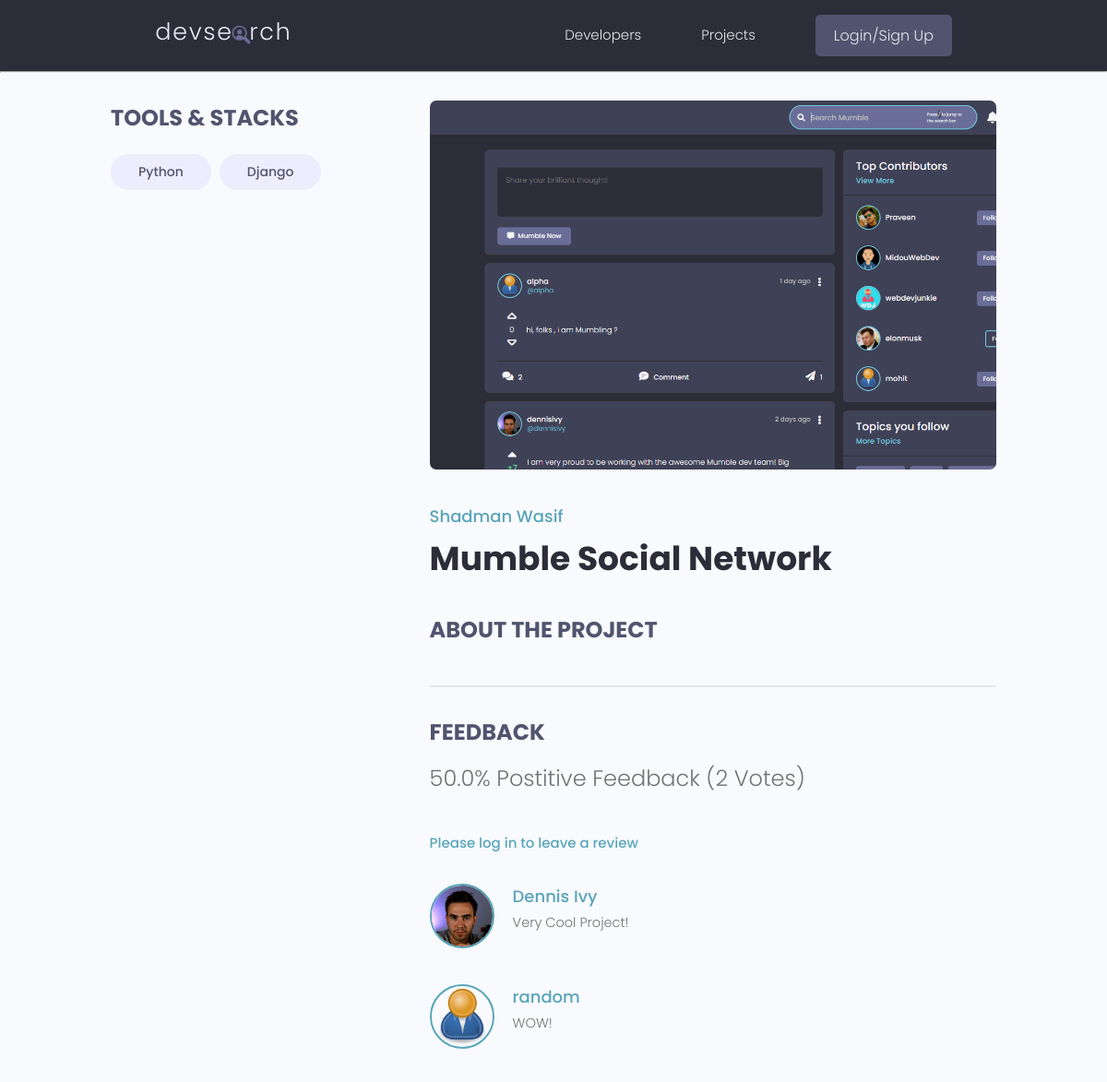
Before: /projects/project/03a16b2e-2467-4abd-a45b-ae21a24184e9/ with the older database file.
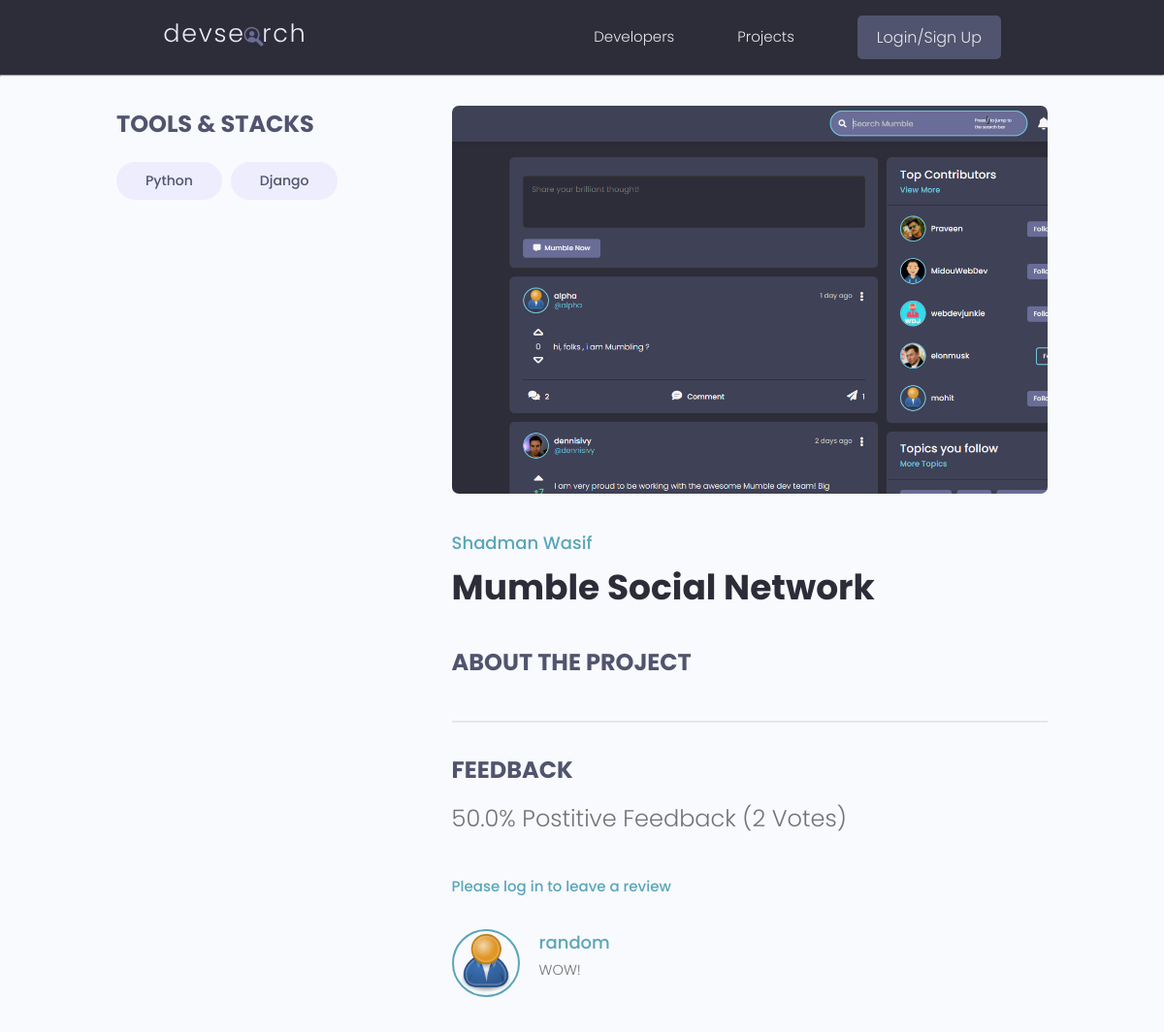
After: the same page with the newer database file.
### projects/models.py (models this page shows, shortened)
class Tag(models.Model):
    name = models.CharField(max_length=200)
    created = models.DateTimeField(auto_now_add=True)
    id = models.UUIDField(default=uuid.uuid4, unique=True, primary_key=True, editable=False)
    def __str__(self):
        return self.name

class Project(models.Model):
    owner = models.ForeignKey(Profile, null=True, blank=True, on_delete=models.CASCADE)
    title = models.CharField(max_length=200)
    description = models.TextField(null=True, blank=True)
    featured_image = models.ImageField(null=True, blank=True, default="default.jpg")
    demo_link = models.CharField(max_length=200, null=True, blank=True)
    source_link = models.CharField(max_length=200, null=True, blank=True)
    tags = models.ManyToManyField('Tag', blank=True)
    vote_total = models.IntegerField(default=0, null=True, blank=True)
    vote_ratio = models.IntegerField(default=0, null=True, blank=True)
    created = models.DateTimeField(auto_now_add=True)
    id = models.UUIDField(default=uuid.uuid4, unique=True, primary_key=True, editable=False)
    class Meta:
        ordering = ['-vote_ratio', '-vote_total', 'title']
    @property
    def imageURL(self):
        try:
            url = self.featured_image.url
        except:
            url = ''
        return url
    @property
    def reviewers(self):
        queryset = self.review_set.all().values_list('owner__id', flat=True)
        return queryset
    @property
    def getVoteCount(self):
        reviews = self.review_set.all()
        upVotes = reviews.filter(value='Up').count()
        totalVotes = reviews.count()
        if totalVotes != 0:
            ratio = (upVotes/totalVotes) * 100
            self.vote_total = totalVotes
            self.vote_ratio = ratio
            self.save()

class Review(models.Model):
    VOTE_TYPE = (
        ('Up', 'Up Vote'),
        ('Down', 'Down Vote')
    )
    owner = models.ForeignKey(Profile, on_delete=models.CASCADE, null=True)
    project = models.ForeignKey(Project, on_delete=models.CASCADE)
    body = models.TextField(null=True, blank=True)
    value = models.CharField(max_length=200, choices=VOTE_TYPE)
    created = models.DateTimeField(auto_now_add=True)
    id = models.UUIDField(default=uuid.uuid4, unique=True, primary_key=True, editable=False)
    class Meta:
        unique_together = [['owner', 'project']]

### users/models.py (models this page shows, shortened)
class Profile(models.Model):
    user = models.OneToOneField(User, on_delete=models.CASCADE, null=True, blank=True)
    name = models.CharField(max_length=200, null=True, blank=True)
    email = models.EmailField(max_length=500, null=True, blank=True)
    username = models.CharField(max_length=200, null=True, blank=True)
    location = models.CharField(max_length=200, null=True, blank=True)
    short_intro = models.CharField(max_length=200, null=True, blank=True)
    bio = models.TextField(null=True, blank=True)
    profile_image = models.ImageField(null=True, blank=True, upload_to='profiles/', default='profiles/user-default.png')
    social_github = models.CharField(max_length=200, null=True, blank=True)
    social_twitter = models.CharField(max_length=200, null=True, blank=True)
    social_linkedin = models.CharField(max_length=200, null=True, blank=True)
    social_youtube = models.CharField(max_length=200, null=True, blank=True)
    social_website = models.CharField(max_length=200, null=True, blank=True)
    created = models.DateTimeField(auto_now_add=True)
    id = models.UUIDField(default=uuid.uuid4, unique=True, primary_key=True, editable=False)
    class Meta:
        ordering = ['created']
    @property
    def imageURL(self):
        try:
            url = self.profile_image.url
        except:
            url = ''
        return url

### projects/views.py (the view, shortened to what this page needs)
# urls.py: path('project/<str:pk>/', views.project, name="project"),
def project(request,pk):
    projectObj = Project.objects.get(id=pk)
    form = ReviewForm()
    projectObj.getVoteCount
    return render(request, "projects/single-project.html", {'project': projectObj, 'form': form})

### projects/templates/projects/single-project.html (shortened to what this page needs)
{% extends 'main.html' %} {% block content %}
<main class="singleProject my-md">
    <div class="container">
        <div class="layout">
            <div class="column column--1of3">
                <h3 class="singleProject__subtitle">Tools & Stacks</h3>
                <div class="singleProject__toolStack">
                    {% for tag in project.tags.all %}
                    <span class="tag tag--pill tag--sub tag--lg">
                        <small>{{tag}}</small>
                    </span>
                    {% endfor %}
                </div>
            </div>
            <div class="column column--2of3">
                <img
                    class="singleProject__preview"
                    src="{{ project.imageURL }}"
                    alt="portfolio thumbnail"
                />
                <a href="{% url 'user-profile' project.owner.id %}" class="singleProject__developer"
                    >{{project.owner.name}}</a
                >
                <h2 class="singleProject__title">{{ project.title }}</h2>
                <h3 class="singleProject__subtitle">About the Project</h3>
                <div class="comments">
                    <h3 class="singleProject__subtitle">Feedback</h3>
                    <h5 class="project--rating">
                        {{ project.vote_ratio }}% Postitive Feedback
                        ({{project.vote_total}}
                        Vote{{project.vote_total|pluralize:"s"}})
                    </h5>
                    {% if request.user.is_authenticated %}
                        {% if request.user.profile.id in project.reviewers %}
                            <p>
                                You have already submitted your review for this project
                            </p>
                        {% elif request.user.profile == project.owner %}
                            <p>You can't review your own project</p>
                        {% else %}
                            <form
                            class="form"
                            action="{% url 'project' project.id %}"
                            method="POST"
                            >
                            {% for field in form %}
                            <div class="form__field">
                                <label for="formInput#textarea">
                                    {{field.label}}
                                </label>
                                {% csrf_token %} {{field}}
                            </div>
                            {% endfor %}
                            <input
                                class="btn btn--sub btn--lg"
                                type="submit"
                                value="Add Review"
                            />
                            </form>
                        {% endif %}
                    {% else %}
                    <a href="{% url 'login' %}?next={{request.path}}"
                        >Please log in to leave a review</a
                    >
                    {% endif %}
                    <div class="commentList">
                        {% for review in project.review_set.all %}
                        {% if review.body %}
                        <div class="comment">
                            <a href="{% url 'user-profile' review.owner.id  %}">
                                <img
                                    class="avatar avatar--md"
                                    src="{{review.owner.imageURL}}"
                                    alt="user"
                                />
                            </a>
                            <div class="comment__details">
                                <a
                                    href="{% url 'user-profile' review.owner.id  %}"
                                    class="comment__author"
                                    >{{review.owner.name}}</a
                                >
                                <p class="comment__info">
                                    {{review.body|linebreaksbr}}
                                </p>
                            </div>
                        </div>
                        {% endif %}
                        {% endfor %}
                    </div>
                </div>
            </div>
        </div>
    </div>
</main>
{% endblock %}

### templates/main.html (shortened to what this page needs)
<!DOCTYPE html>
{% load static %}
<html lang="en">
    <head>
        <link rel="stylesheet" href="{% static 'uikit/styles/uikit.css' %}" />
        <link rel="stylesheet" href="{% static 'styles/app.css' %}" />
    </head>
    <body>
        {% include 'navbar.html' %}
        {% block content %}
        {% endblock content %}
    </body>
</html>

### templates/navbar.html (shortened to what this page needs)
{% load static %}
  <header class="header">
    <div class="container container--narrow">
      <a href="{% url 'profiles' %}" class="header__logo">
        <img src="{% static 'images/logo.svg' %}" alt="DevSearch Logo" />
      </a>
      <nav class="header__nav">
        <ul class="header__menu">
          <li class="header__menuItem"><a href="{% url 'profiles' %}">Developers</a></li>
          <li class="header__menuItem"><a href="{% url 'projects' %}">Projects</a></li>
          {% if request.user.is_authenticated %}
          <li class="header__menuItem"><a href="{% url 'inbox' %}">Inbox</a></li>
          <li class="header__menuItem"><a href="{% url 'account' %}" >Account</a></li>
          <li class="header__menuItem"><a href="{% url 'logout' %}" class="btn btn--sub">Logout</a></li>
          {% else %}
          <li class="header__menuItem"><a href="{% url 'login' %}" class="btn btn--sub">Login/Sign Up</a></li>
          {% endif %}
        </ul>
      </nav>
    </div>
  </header>
<hr>

### static/styles/app.css (style rules this page uses)
:root { --color-sub: #2d2d39; }
.btn--sub { background-color: var(--color-sub-light); }
img { width: 100%; }
.header { position: sticky; z-index: 111; background-color: var(--color-sub); padding: 1.5rem 0; }
.header > .container { display: flex; justify-content: space-between; align-items: center; }
.header__logo > img { height: 3.8rem; }
.header__nav > ul { display: inline-flex; align-items: center; list-style: none; gap: 6.5rem; }
.header__menuItem > a { color: var(--color-light); font-weight: 300; }
.singleProject .column--1of3 { order: 2; }
@media screen and (min-width: 1081px) { .singleProject .column--1of3 { order: 1; } }
@media screen and (min-width: 1081px) { .singleProject .column--2of3 { order: 2; } }
.singleProject__toolStack { margin-top: 2rem; margin-bottom: 4rem; }
.singleProject__preview { height: 50vh; object-fit: cover; object-position: top center; margin-bottom: 3rem; border-radius: 0.7rem; }
.singleProject__developer { font-size: 1.8rem; font-weight: 500; }
.singleProject__title { font-size: 3.6rem; font-weight: 700; color: var(--color-sub); margin-bottom: 3rem; }
.project--rating { margin-bottom: 1.6em; margin-top: .5em; }
.singleProject__subtitle { text-transform: uppercase; font-size: 2.4rem; font-weight: 700; color: var(--color-sub-light); margin-bottom: 1rem; }
.comments { margin-top: 4rem; padding-top: 3rem; border-top: 2px solid var(--color-light); }
.commentList { margin: 3rem 0; }
.comment { display: flex; gap: 2rem; }
.comment__author { font-size: 1.8rem; }
.comment__info { font-size: 1.45rem; }

### static/uikit/styles/modules/_variables.css (style rules this page uses)
:root { --color-main: #5aa5b9; --color-main-light: #e6faff; --color-sub: #3f4156; --color-sub-light: #51546e; --color-sub-lighter: #ededfd; --color-text: #737373; --color-gray: #8b8b8b; --color-light: #e5e7eb; --color-light-gray: #767676; --color-bg: #f8fafd; --color-white: #fffefd; --color-white-light: #f3f3f3; --color-success: #359e64; --color-success-bg: #def8e8; --color-error: #fc4b0b; --color-error-bg: #fff2ee; --font-base: 'Poppins', arial, helvetica, 'Segoe UI', roboto, ubuntu, sans-serif; --font-monospace: 'Fira Code', 'Courier New', courier, monospace; --font-regular: 300; --font-medium: 500; --font-bold: 700; --generic-shadow: 1px 1px 5px #00000010; --generic-transition: all 0.3s ease-in-out; }

### static/uikit/styles/modules/_base.css (style rules this page uses)
* { margin: 0; padding: 0; box-sizing: border-box; text-rendering: optimizeLegibility; color: inherit; font-size: inherit; }
html { font-size: 50%; }
@media only screen and (min-width: 480px) { html { font-size: 56.25%; } }
@media only screen and (min-width: 1200px) { html { font-size: 62.5%; } }
body { line-height: 1.6; font-weight: 400; font-size: 1.5rem; color: var(--color-text); background-color: var(--color-bg); min-height: 100vh; }

### static/uikit/styles/modules/_typography.css (style rules this page uses)
* { font-family: var(--font-base); }
h2 { font-size: 3.6rem; font-weight: var(--font-bold); }
h3 { font-size: 3.2rem; font-weight: var(--font-medium); }
h5 { font-size: 2.4rem; font-weight: var(--font-medium); }
h5, h6 { font-weight: var(--font-regular); }
p, span, strong { font-size: 1.6rem; color: var(--color-text); font-weight: var(--font-regular); }
a { padding-bottom: 2px; text-decoration: none; display: inline-block; color: var(--color-main); font-weight: var(--font-medium); }

### static/uikit/styles/modules/_utilities.css (style rules this page uses)
.container { width: 92%; max-width: 165rem; margin: 0 auto; box-sizing: border-box; }
.container--narrow { width: 92%; max-width: 120rem; }
@media screen and (min-width: 1000px) { .container { width: 90%; } }
@media screen and (min-width: 1000px) { .container--narrow { width: 85%; } }
@media screen and (min-width: 1200px) { .container { width: 80%; } }
@media screen and (min-width: 1200px) { .container--narrow { width: 72%; } }
.my-md { margin: 3rem auto; }

### static/uikit/styles/modules/_avatar.css (style rules this page uses)
.avatar { border-radius: 50%; border: 2px solid var(--color-main); object-fit: cover; }
.avatar--md { height: 7rem; width: 7rem; }

### static/uikit/styles/modules/_button.css (style rules this page uses)
.btn { display: inline-block; position: relative; cursor: pointer; background-color: var(--color-light); font-weight: var(--font-medium); color: var(--color-sub); text-decoration: none; padding: 1rem 2rem; border-radius: 0.5rem; border: none; width: -webkit-fit-content; width: -moz-fit-content; width: fit-content; height: -webkit-fit-content; height: -moz-fit-content; height: fit-content; font-size: 1.6rem; outline-width: 0; outline-color: transparent; -webkit-backface-visibility: hidden; backface-visibility: hidden; transition: all 0.3s ease-in-out; }
.btn--sub { background-color: var(--color-sub); color: var(--color-white); }

Changed rows visible on the page:
removed Review: owner.imageURL (picture), owner.name "Dennis Ivy", body "Very Cool Project!"
